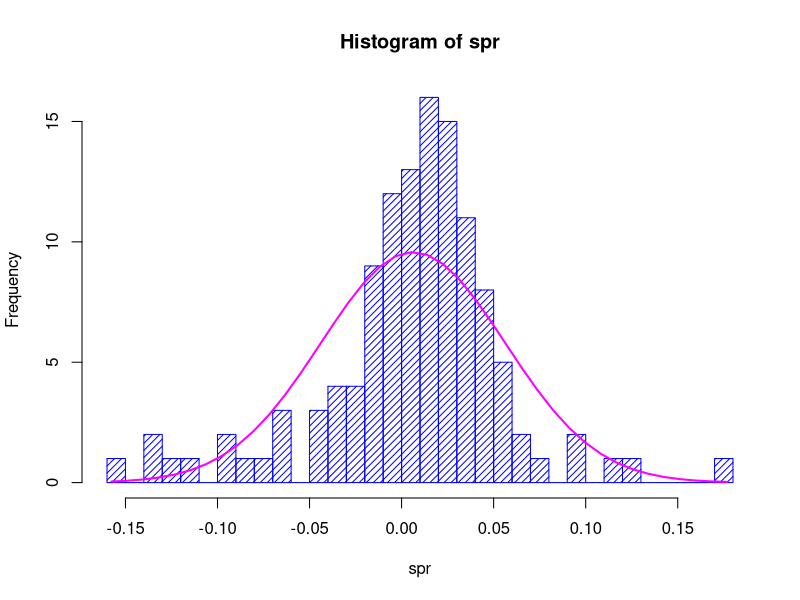

The R source for this figure:
# Are monthly S&P accumulation index equity returns 
# normally distributed?

# read data from Monthly.csv file specially extracted
# from the Excel data spreadsheet
monthly <- read.table('Monthly.csv', header=TRUE, sep=',')

# convert Date column to Date object type
monthly$Date <- as.Date(as.character(monthly$Date))
spr <- diff(log(monthly[,"S.PCOMP.RI."]))
h <- hist(spr, breaks=40, col="blue", density=20)
xfit <- seq(min(spr), max(spr), length=40)
yfit <- dnorm(xfit, mean=mean(spr), sd=sd(spr))
yfit <- yfit * diff(h$mids[1:2]) * length(spr)
lines(xfit, yfit, col="magenta", lwd=2)

library(fBasics)
print(pchiTest(spr))
cat("=================\n")
print(jarqueberaTest(spr))

# right <- h$breaks[-1]
# left <- h$breaks[-length(h$breaks)]
# m <- mean(h$counts)
# s <- sd(h$counts)
# thnorm <- function(l,r) pnorm(r, m, s) - pnorm(l, m, s)
# thval <- mapply(thnorm, left, right)
